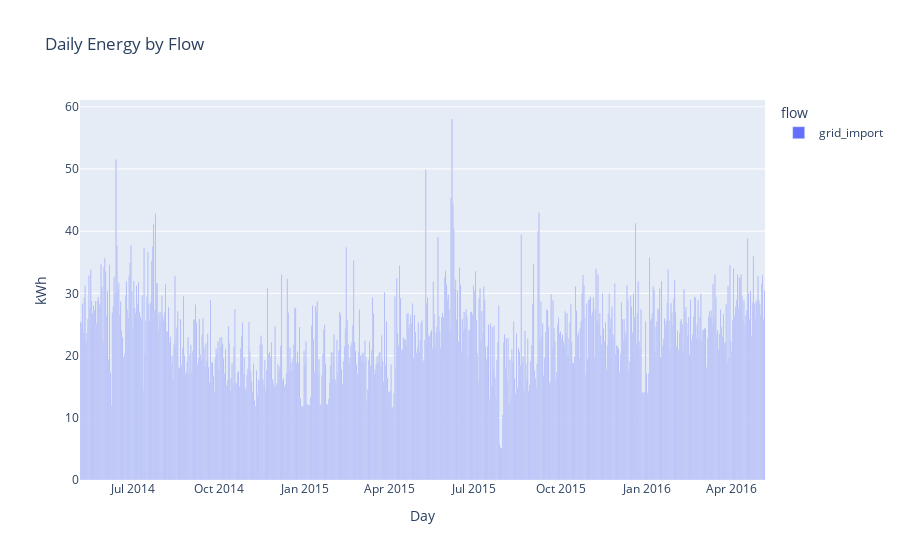

Write notebook code for a chart like this one.
### Code cell
daily = ml.transform.groupby_day(df).reset_index().melt(id_vars="day", var_name="flow", value_name="kwh")

fig = px.bar(
    daily, x="day", y="kwh", color="flow",
    title="Daily Energy by Flow",
    labels={"day":"Day","kwh":"kWh"}
)
fig.update_layout(hovermode="x unified")
fig.show()

### Figure 1 — Plotly figure (JSON) as saved in the notebook; plotly's stock layout.template omitted (floating-point values rounded to 4 significant figures; data arrays with more than 128 entries replaced by an {"elided": "..."} marker saying what was removed)
{"data": [{"hovertemplate": "flow=grid_import<br>Day=%{x}<br>kWh=%{y}<extra></extra>", "legendgroup": "grid_import", "marker": {"color": "#636efa", "pattern": {"shape": ""}}, "name": "grid_import", "orientation": "v", "showlegend": true, "textposition": "auto", "type": "bar", "x": {"elided": "732 str values"}, "xaxis": "x", "y": {"elided": "732 float values"}, "yaxis": "y"}], "layout": {"barmode": "relative", "hovermode": "x unified", "legend": {"title": {"text": "flow"}, "tracegroupgap": 0}, "title": {"text": "Daily Energy by Flow"}, "xaxis": {"anchor": "y", "domain": [0, 1], "title": {"text": "Day"}}, "yaxis": {"anchor": "x", "domain": [0, 1], "title": {"text": "kWh"}}}}
